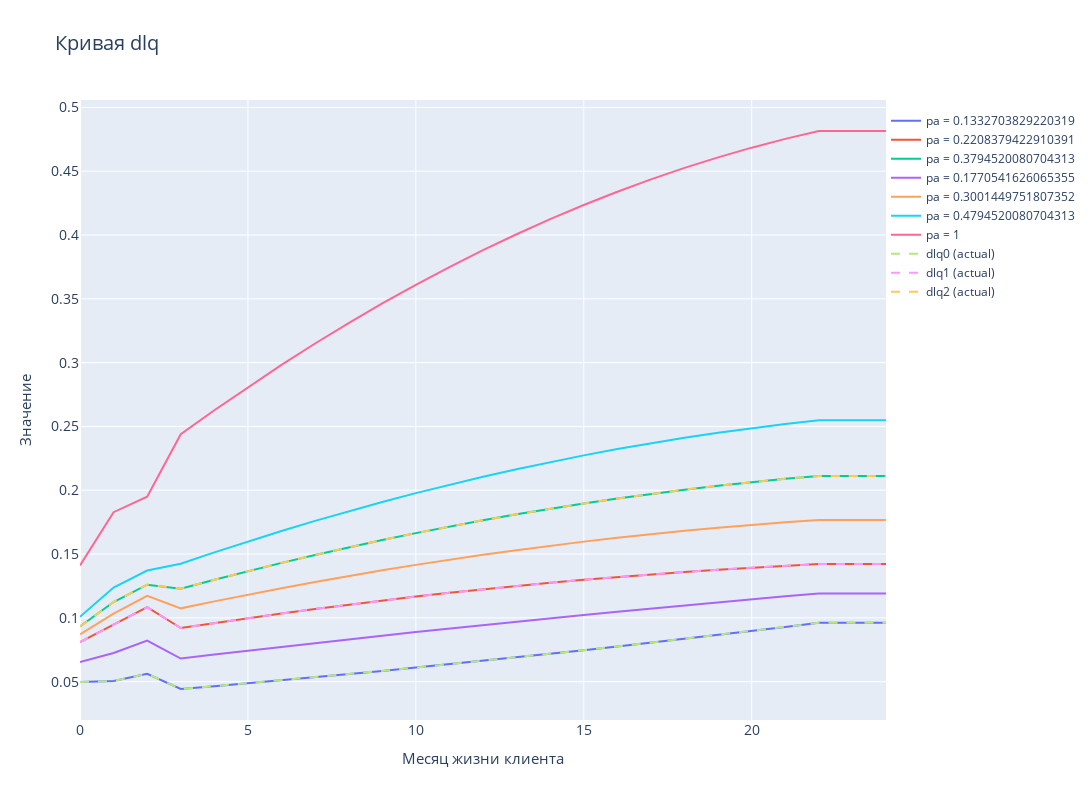

Source (notebook cell):
### Code cell
md = 'pa'
name_cv = 'dlq'
av0 = df[f'{md}0'].mean()
av1 = df[f'{md}1'].mean()
av2 = df[f'{md}2'].mean()
span0_1 = av0 + (av1-av0)/2
span1_2 = av1 + (av2-av1)/2
span2 = av2 + 0.1
plot_curves(df, [av0, av1, av2, span0_1, span1_2, span2, max_val], name=name_cv, mode=md)
